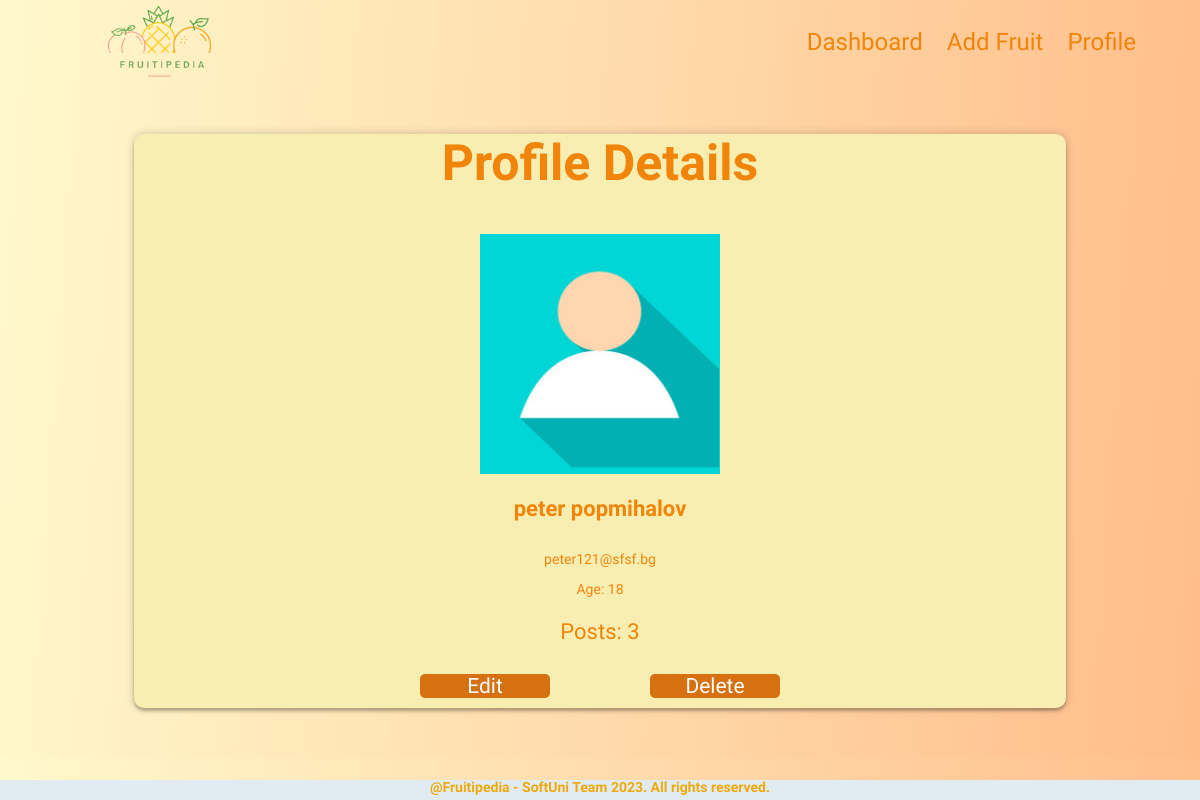
Before: /profile/details with the older database file.
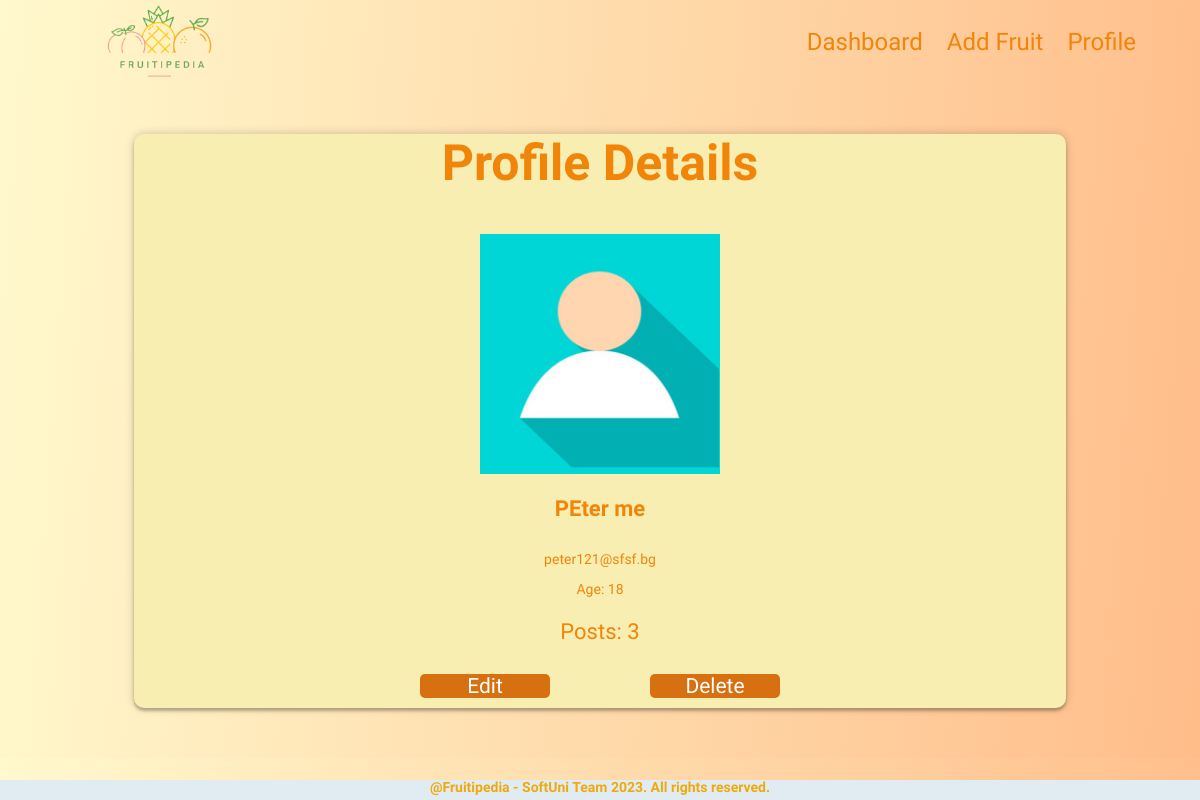
After: the same page with the newer database file.
### fruits/models.py (models this page shows, shortened)
class Profile(models.Model):
    first_name = models.CharField(
        max_length=25,
        validators=[
            validate_name_starts_with_letter,
            MinLengthValidator(2)
        ],
        help_text="First name must be between 2 and 25 characters long and start with a letter."
    )
    last_name = models.CharField(
        max_length=35,
        validators=[
            validate_name_starts_with_letter,
            MinLengthValidator(1)
        ],
        help_text="Last name must be between 1 and 35 characters long and start with a letter."
    )
    email = models.EmailField(
        max_length=40,
        unique=True,
        help_text="Email must be unique and no longer than 40 characters."
    )
    password = models.CharField(
        max_length=20,
        validators=[
            MinLengthValidator(8)
        ],
        help_text="*Password length requirements: 8 to 20 characters"
    )
    image_url = models.URLField(
        blank=True,
        null=True,
        help_text="Optional field for an image URL."
    )
    age = models.IntegerField(
        default=18,
        blank=True,
        null=True,
        help_text="Optional age field with default value 18."
    )

### fruits/views.py (the view)
# urls.py: path("profile/details", views.details_profile, name="details_profile"),
def details_profile(request):
    profile = Profile.objects.all().first()
    return render(request, 'details-profile.html', {"profile": profile})

### fruits/templates/details-profile.html
{% extends 'base.html' %}
{% block content %}
    <main>
        <section id="details">
            <div id="details-wrapper">
                <h2>Profile Details</h2>
                {% if profile.image_url %}
                <img id="details-img" src="{{ profile.image_url }}"
                     alt="profile img"/>
                {% else %}
                <img id="details-img" src="/static/images/default.jpg" alt="profile img"/>
                {% endif %}
                <p id="details-title">{{profile.first_name}} {{profile.last_name}}</p>
                <div id="info-wrapper">
                    <div id="details-description">
                        <p>
                            {{profile.email}}
                        </p>
                        <p>
                            Age: {{profile.age}}
                        </p>
                        <p id="nutrition">Posts: 3</p>
                    </div>
                    <div id="action-buttons">
                        <a href="{% url 'edit_profile' %}" id="edit-btn">Edit</a>
                        <a href="{% url 'delete_profile' %}" id="delete-btn">Delete</a>
                    </div>
                </div>
            </div>
        </section>
    </main>
    {% endblock content %}

### fruits/templates/base.html (shortened to what this page needs)
{% load static %}
<!DOCTYPE html>
<html lang="en">
<head>
    <link rel="stylesheet" href="/static/styles/styles.css"/>
</head>
<body>
<div id="wrapper">
    <header>
        <a id="logo" href="{% url 'index' %}">
            <img id="logo-img" src="/static/images/logo.png" alt="logo"/>
        </a>
        <nav>
          {% if profile %}
          <div class="user">
              <a href="{% url 'dashboard' %}">Dashboard</a>
              <a href="#">Add Fruit</a>
              <a href="{% url 'details_profile' %}">Profile</a>
          </div>
          {% else %}
          <div class="guest">
              <a href="{% url 'create_profile' %}">Create Profile</a>
          </div>
          {% endif %}
            </div>
    {% block content %}
    {% endblock content %}
    {% block footer %}
    <footer>
        <p>@Fruitipedia - SoftUni Team 2023. All rights reserved.</p>
      </footer>
    {% endblock footer %}

### static/styles/navigation.css (style rules this page uses)
body { color:rgb(241, 133, 10); background: rgb(255,249,205); background: linear-gradient(94deg, rgba(255,249,205,1) 0%, rgba(255,189,138,1) 100%); margin: auto; padding: 0; overflow: auto; width: 97vw; font-family: 'Merienda', cursive; }
header { display: flex; justify-content: space-between; align-items: center; padding: 0em 3em; width: 90vw; }
nav { display: flex; justify-content: space-between; }
#logo-img { height: 80px; }
nav a { font-size: 1.5rem; color: rgb(241, 133, 10); font-weight: 400; }
header a { padding: 0 10px; text-decoration: none; }
footer { background-color: #e0ecf1; color: rgb(241, 168, 10); font-weight: bolder; text-align: center; position: fixed; bottom: 0; left: 0; width: 100%; height: 20px; }
footer p { margin-top:-1px; }

### static/styles/dashboard.css (style rules this page uses)
h2 { text-align: center; font-size: 50px; color: rgb(241, 133, 10); }

### static/styles/details.css (style rules this page uses)
#details-wrapper { background-color: rgb(248, 238, 177); margin: 50px auto; height: 75%; width: 80%; border-radius: 10px; box-shadow: 0 0 10px 0 rgba(0, 0, 0, 0.2), 0 3px 3px 0 rgba(0, 0, 0, 0.24); }
#details-wrapper img { display: block; margin: 10px auto; height: 30vh; width: 30vh; }
#details-title { text-align: center; font-weight: bold; font-size: 20px; }
#details-description { width: 95%; margin: 30px auto; height: auto; text-align: center; }
#details-title { font-size: 22px; }
p { text-align: center; font-size: 14px; }
#action-buttons { display: flex; justify-content: center; margin-bottom: 5px; }
#action-buttons a { text-decoration: none; margin: auto 50px; margin-bottom: 10px; font-size: 21px; width: 130px; text-align: center; color: white; background: rgb(214, 112, 16); border-radius: 5px; }
#nutrition { font-size: 22px; }

Changed rows visible on the page:
removed Profile: first_name "peter", last_name "popmihalov", email "peter121@sfsf.bg", age "18"
added Profile: first_name "PEter", last_name "me", email "peter121@sfsf.bg", age "18"
